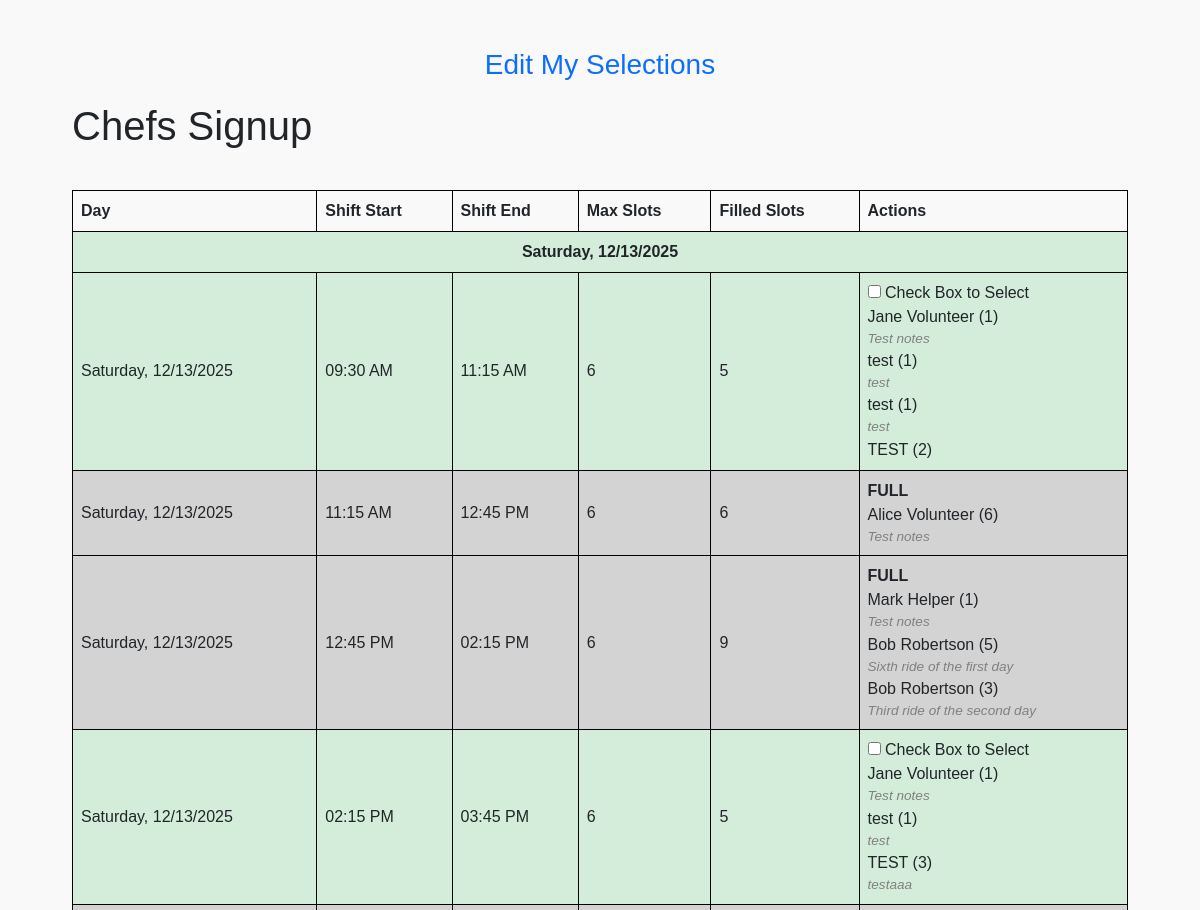
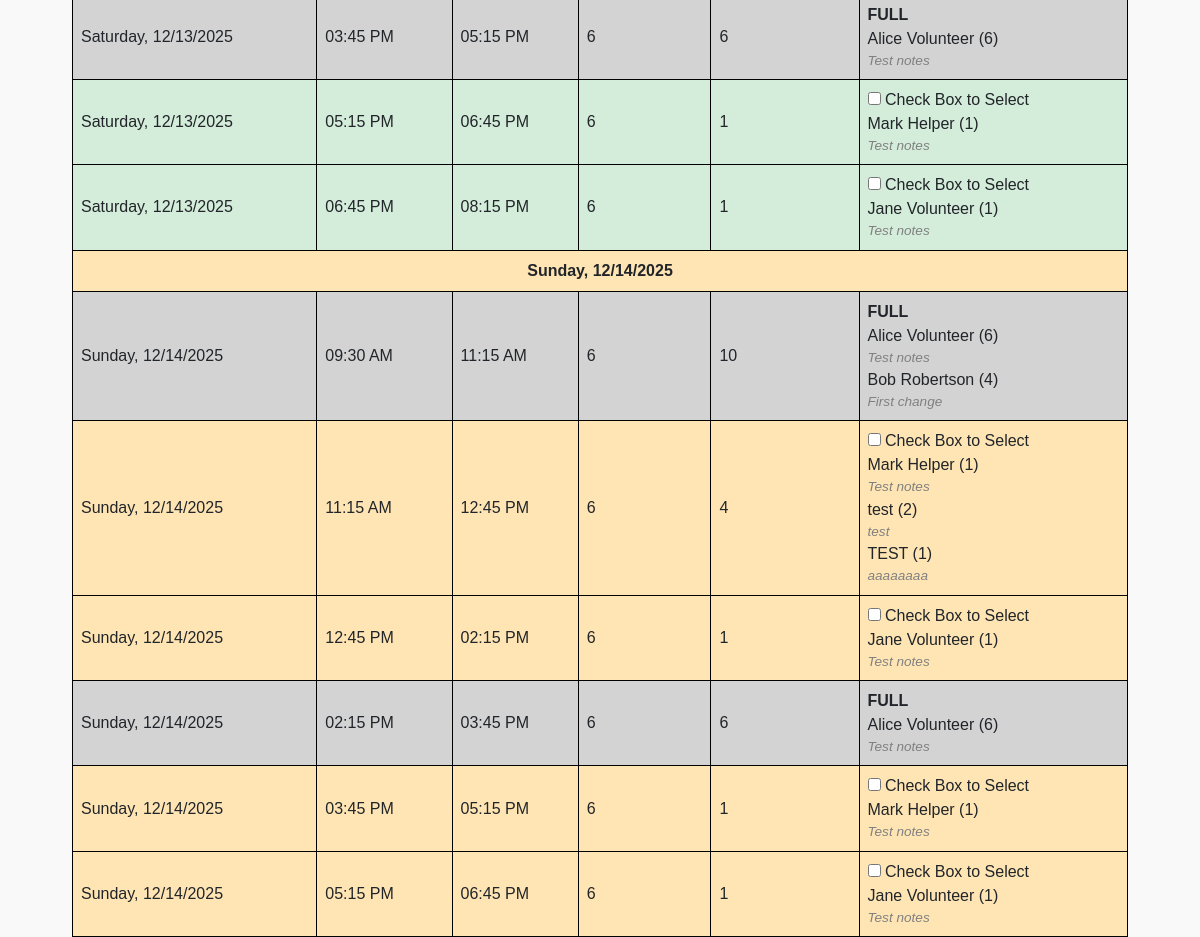
Page /signup_chefs.php (signed in) on the committed database (2 pictures, top to bottom).
### tables this page shows
CREATE TABLE volunteer_slots (
            id INTEGER PRIMARY KEY AUTOINCREMENT,
            ride_id INTEGER NOT NULL,
            role_id INTEGER NOT NULL,
            max_volunteers INTEGER NOT NULL,
            FOREIGN KEY (ride_id) REFERENCES rides (id),
            FOREIGN KEY (role_id) REFERENCES volunteer_roles (id)
        );

### signup_chefs.php (the view, shortened to what this page needs)
<?php
require 'db_connection.php';
$role_id = 3;
try {
    $stmt = $db->prepare("
        SELECT r.day, r.time, vs.id AS slot_id, vs.max_volunteers,
               COALESCE((SELECT SUM(num_people) FROM volunteer_signups WHERE slot_id = vs.id), 0) AS filled_slots,
               vs.max_volunteers - COALESCE((SELECT SUM(num_people) FROM volunteer_signups WHERE slot_id = vs.id), 0) AS remaining_slots
        FROM rides r
        LEFT JOIN volunteer_slots vs ON r.id = vs.ride_id AND vs.role_id = :role_id
        ORDER BY r.day ASC, STRFTIME('%H:%M', r.time) ASC
    ");
    $stmt->bindValue(':role_id', $role_id, SQLITE3_INTEGER);
    $result = $stmt->execute();
    $rides = [];
    while ($row = $result->fetchArray(SQLITE3_ASSOC)) {
        $rideStart = strtotime($row['time']);
        $isFirstRide = empty($rides) || end($rides)['day'] !== $row['day'];
        $row['day_abbr'] = DateTime::createFromFormat('Y-m-d', $row['day'])->format('l, m/d/Y');
        $row['shift_start'] = $isFirstRide
            ? date('h:i A', $rideStart - 1800)
            : date('h:i A', $rideStart - 900);
        $row['shift_end'] = $isFirstRide
            ? date('h:i A', $rideStart - 1800 + 6300)
            : date('h:i A', $rideStart - 900 + 5400);
        $row['shift_minutes'] = $isFirstRide ? 105 : 90;
        $slotStmt = $db->prepare("
            SELECT v.name, vs.num_people, vs.notes
            FROM volunteer_signups vs
            JOIN volunteers v ON vs.volunteer_id = v.id
            WHERE vs.slot_id = :slot_id
        ");
        $slotStmt->bindValue(':slot_id', $row['slot_id'], SQLITE3_INTEGER);
        $slotResult = $slotStmt->execute();
        $row['signups'] = [];
        while ($signup = $slotResult->fetchArray(SQLITE3_ASSOC)) {
            $row['signups'][] = $signup;
        }
        $rides[] = $row;
    }
} catch (Exception $e) {
    echo "Error: " . $e->getMessage();
    exit;
}
?>
<!DOCTYPE html>
<html lang="en">
<head>
    <link href="https://cdn.jsdelivr.net/npm/bootstrap@5.3.0/dist/css/bootstrap.min.css" rel="stylesheet">
</head>
<body>
    <center class="mt-5" style="margin-top: 30px;">
        <a href="edit_role_selections.php" class="mt-5" style="text-decoration: none; text-decoration-color: none;">
            <h3>Edit My Selections</h3>
        </a>
    </center>
    <div class="container">
        <div class="header-row">
            <div class="left">
                <h1>Chefs Signup</h1>
            </div>
        </div>
        <table>
            <thead>
                <tr>
                    <th>Day</th>
                    <th>Shift Start</th>
                    <th>Shift End</th>
                    <th>Max Slots</th>
                    <th>Filled Slots</th>
                    <th>Actions</th>
                </tr>
            </thead>
            <tbody>
                <?php
                $lastDay = '';
                foreach ($rides as $ride):
                    $isFull = $ride['remaining_slots'] <= 0;
                    $dayClass = strpos($ride['day_abbr'], 'Saturday') !== false ? 'day-saturday' : 'day-sunday';
                    if ($lastDay !== $ride['day_abbr']): ?>
                        <tr class="table-header <?= $dayClass ?>">
                            <td colspan="6">
                                <center><b><?= htmlspecialchars($ride['day_abbr']) ?></b></center>
                            </td>
                        </tr>
                    <?php
                        $lastDay = $ride['day_abbr'];
                    endif;
                    ?>
                    <tr class="<?= $isFull ? 'full' : $dayClass ?>">
                        <td><?= htmlspecialchars($ride['day_abbr']) ?></td>
                        <td><?= htmlspecialchars($ride['shift_start']) ?></td>
                        <td><?= htmlspecialchars($ride['shift_end']) ?></td>
                        <td><?= htmlspecialchars($ride['max_volunteers']) ?></td>
                        <td><?= htmlspecialchars($ride['filled_slots']) ?></td>
                        <td>
                            <?php if (!$isFull && empty($ride['conflict_message'])): ?>
                                <input type="checkbox" id="checkbox-<?= $ride['slot_id'] ?>"
                                    onchange="toggleSelection(<?= $ride['slot_id'] ?>, <?= $ride['shift_minutes'] ?>)">
                                <label id="label-<?= $ride['slot_id'] ?>">Check Box to Select</label>
                            <?php elseif (!empty($ride['conflict_message'])): ?>
                                <div style="color: red;"><?= htmlspecialchars($ride['conflict_message']) ?></div>
                            <?php else: ?>
                                <div><b>FULL</b></div>
                            <?php endif; ?>
                            <div id="volunteer-display-<?= $ride['slot_id'] ?>">
                                <?php foreach ($ride['signups'] as $signup): ?>
                                    <div>
                                        <?= htmlspecialchars($signup['name']) ?> (<?= htmlspecialchars($signup['num_people']) ?>)
                                        <div class="comments"><?= htmlspecialchars($signup['notes']) ?></div>
                                    </div>
                                <?php endforeach; ?>
                            </div>
                        </td>
                    </tr>
                <?php endforeach; ?>
            </tbody>
        </table>
    </div>
</body>
</html>

### signup_chefs.php (style rules this page uses)
body { font-family: Arial, sans-serif; background-color: #f9f9f9; margin: 0; padding: 0; }
.container { width: 90%; margin: auto; }
table { width: 100%; border-collapse: collapse; margin-top: 20px; }
th, td { border: 1px solid black; padding: 8px; text-align: left; }
.day-saturday { background-color: #d4edda; text-align: center; }
.day-sunday { background-color: #ffe5b4; text-align: center; }
.full { background-color: lightgray; pointer-events: none; }
.comments { font-style: italic; font-size: 0.85em; color: gray; }
.header-row { display: flex; justify-content: space-between; align-items: center; height: 80px; }
.header-row .left { flex: 1; text-align: left; }

### rows in the picture
volunteer_slots: day_abbr "Saturday, 12/13/2025", shift_start "09:30 AM", shift_end "11:15 AM", max_volunteers "6", filled_slots "5", name "Jane Volunteer", num_people "1", notes "Test notes", name "test", notes "test", name "TEST", num_people "2"
volunteer_slots: day_abbr "Saturday, 12/13/2025", shift_start "11:15 AM", shift_end "12:45 PM", max_volunteers "6", filled_slots "6", shows "FULL", name "Alice Volunteer", num_people "6", notes "Test notes"
volunteer_slots: day_abbr "Saturday, 12/13/2025", shift_start "12:45 PM", shift_end "02:15 PM", max_volunteers "6", filled_slots "9", shows "FULL", name "Mark Helper", num_people "1", notes "Test notes", name "Bob Robertson", num_people "5", notes "Sixth ride of the first day", num_people "3", notes "Third ride of the second day"
volunteer_slots: day_abbr "Saturday, 12/13/2025", shift_start "02:15 PM", shift_end "03:45 PM", max_volunteers "6", filled_slots "5", name "Jane Volunteer", num_people "1", notes "Test notes", name "test", notes "test", name "TEST", num_people "3", notes "testaaa"
volunteer_slots: day_abbr "Saturday, 12/13/2025", shift_start "03:45 PM", shift_end "05:15 PM", max_volunteers "6", filled_slots "6", shows "FULL", name "Alice Volunteer", num_people "6", notes "Test notes"
volunteer_slots: day_abbr "Saturday, 12/13/2025", shift_start "05:15 PM", shift_end "06:45 PM", max_volunteers "6", filled_slots "1", name "Mark Helper", num_people "1", notes "Test notes"
volunteer_slots: day_abbr "Saturday, 12/13/2025", shift_start "06:45 PM", shift_end "08:15 PM", max_volunteers "6", filled_slots "1", name "Jane Volunteer", num_people "1", notes "Test notes"
volunteer_slots: day_abbr "Sunday, 12/14/2025", shift_start "09:30 AM", shift_end "11:15 AM", max_volunteers "6", filled_slots "10", shows "FULL", name "Alice Volunteer", num_people "6", notes "Test notes", name "Bob Robertson", num_people "4", notes "First change"
volunteer_slots: day_abbr "Sunday, 12/14/2025", shift_start "11:15 AM", shift_end "12:45 PM", max_volunteers "6", filled_slots "4", name "Mark Helper", num_people "1", notes "Test notes", name "test", num_people "2", notes "test", name "TEST", notes "aaaaaaaa"
volunteer_slots: day_abbr "Sunday, 12/14/2025", shift_start "12:45 PM", shift_end "02:15 PM", max_volunteers "6", filled_slots "1", name "Jane Volunteer", num_people "1", notes "Test notes"
volunteer_slots: day_abbr "Sunday, 12/14/2025", shift_start "02:15 PM", shift_end "03:45 PM", max_volunteers "6", filled_slots "6", shows "FULL", name "Alice Volunteer", num_people "6", notes "Test notes"
volunteer_slots: day_abbr "Sunday, 12/14/2025", shift_start "03:45 PM", shift_end "05:15 PM", max_volunteers "6", filled_slots "1", name "Mark Helper", num_people "1", notes "Test notes"
volunteer_slots: day_abbr "Sunday, 12/14/2025", shift_start "05:15 PM", shift_end "06:45 PM", max_volunteers "6", filled_slots "1", name "Jane Volunteer", num_people "1", notes "Test notes"
